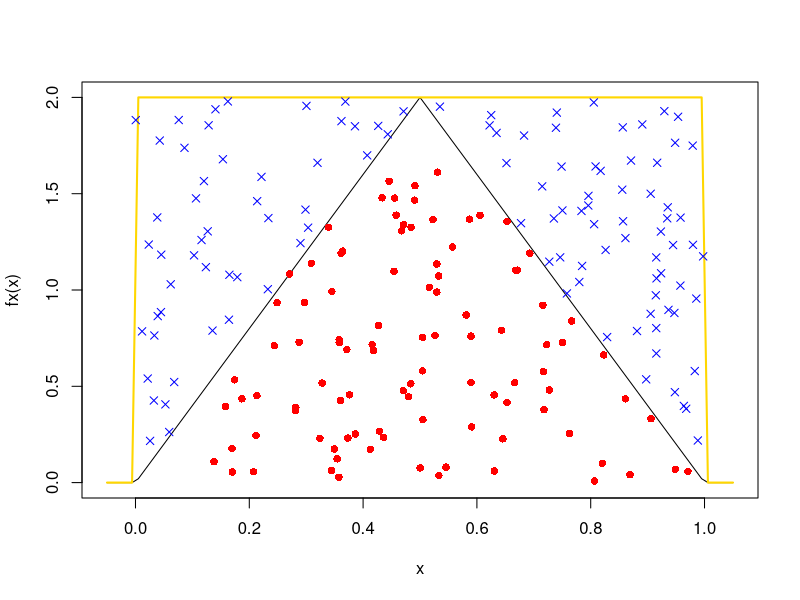
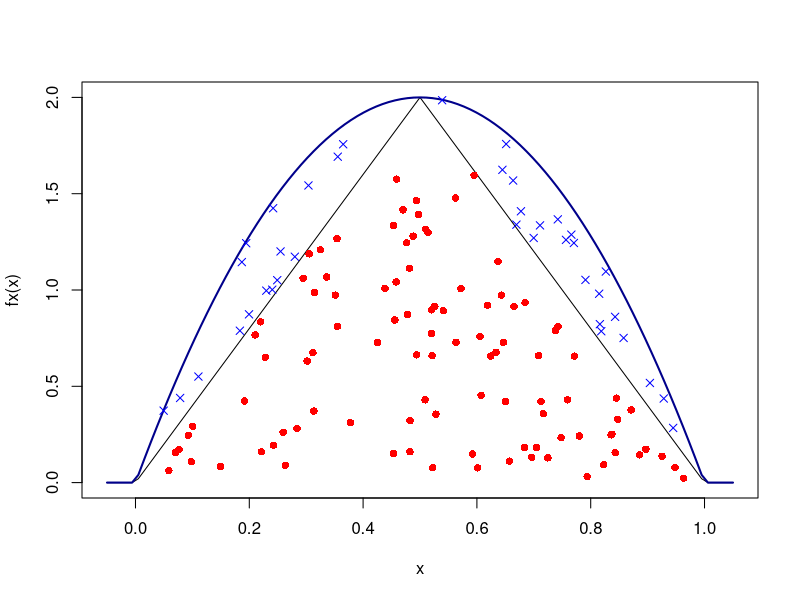

The R source for these figures, in order:
## ---- chunk 1
fx <- function(x){ ifelse( x < 0 , 0,
	ifelse( 0 <= x & x < 0.5 ,  4*x ,
	ifelse( 0.5 <= x & x <= 1, 4-4*x,  
	ifelse(  x < 1, 0, 0 )
)))}


### U(0,1) ###
curve(fx, from = 0-.05, to = 1+.05)
M <- 2
curve(M *dunif(x, 0, 1), add=TRUE, col="gold", lwd=2)

theta	<- vector(length = 1000)
arr <- NULL
t <- 1
count	<- 1

while(t < 100){
 
	tb	<- runif(1)
	U	<- runif(1)
 	
	r <- fx(tb) / (M*dunif(tb))
	if(U < r){
		theta[t] <- tb
		t <- t + 1	
	points( tb , M*U , col = "red" , pch = 16) } else {
	points( (tb) ,M*U , col = "blue" , pch = 4) }
	count	<- count + 1 }

t/count
mean(theta)


### Beta(2,2) ###
curve(fx, from = 0-.05, to = 1+.05 )
M <- fx(.5) / ( (0.5)*(1-0.5) * (6) )
curve(M *dbeta(x, 2, 2), add=T, col="darkblue", lwd=2)


theta	<- vector(length = 1000)
arr <- NULL
t <- 1
count	<- 1

while(t < 100){
 
	tb	<- rbeta(1,2,2)
	U	<- runif(1)
 	
	r <- fx(tb) / (M*dbeta(tb,2,2))
	if(U < r){
		theta[t] <- tb
		t <- t + 1	
	points( tb , M*U*dbeta(tb,2,2) , col = "red" , pch = 16) } else {
	points( (tb) ,M*U*dbeta(tb,2,2) , col = "blue" , pch = 4) }
	count	<- count + 1 }

t/count
#plot(density(theta), lwd = 8, col = 'blue')
#curve(dbeta(x, 6, 3), add = TRUE, col = 'red', lwd = 8)
mean(theta)
